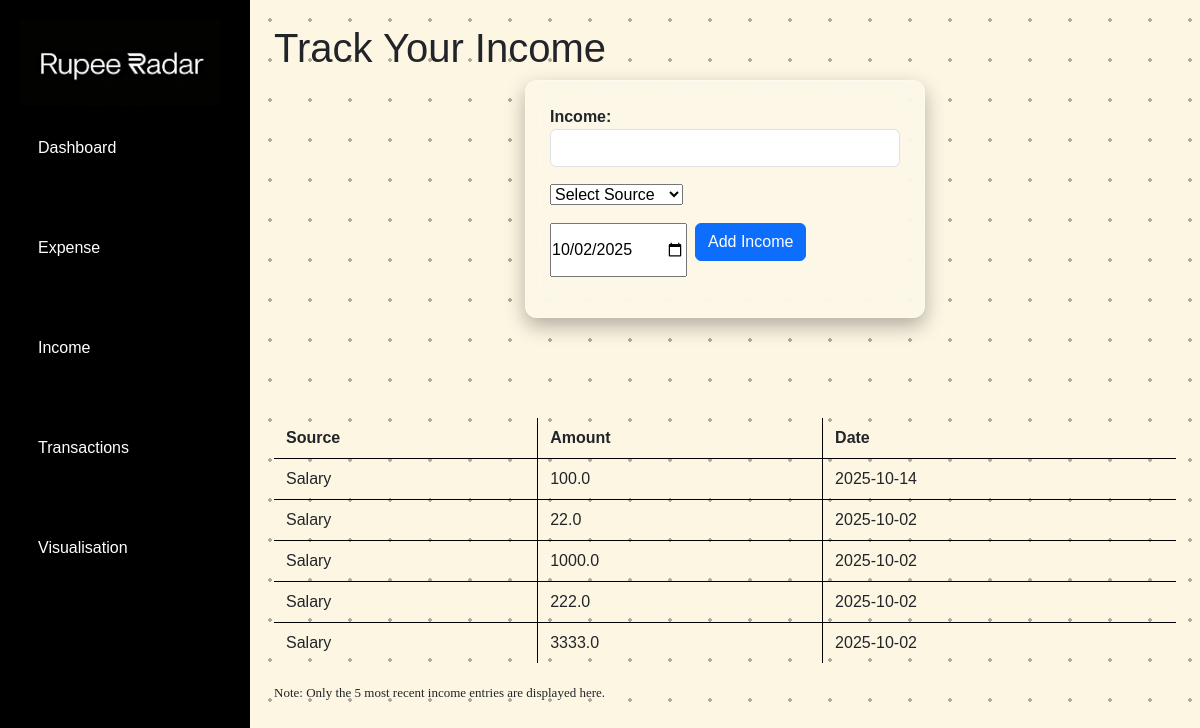
Page /income on the earlier database version.
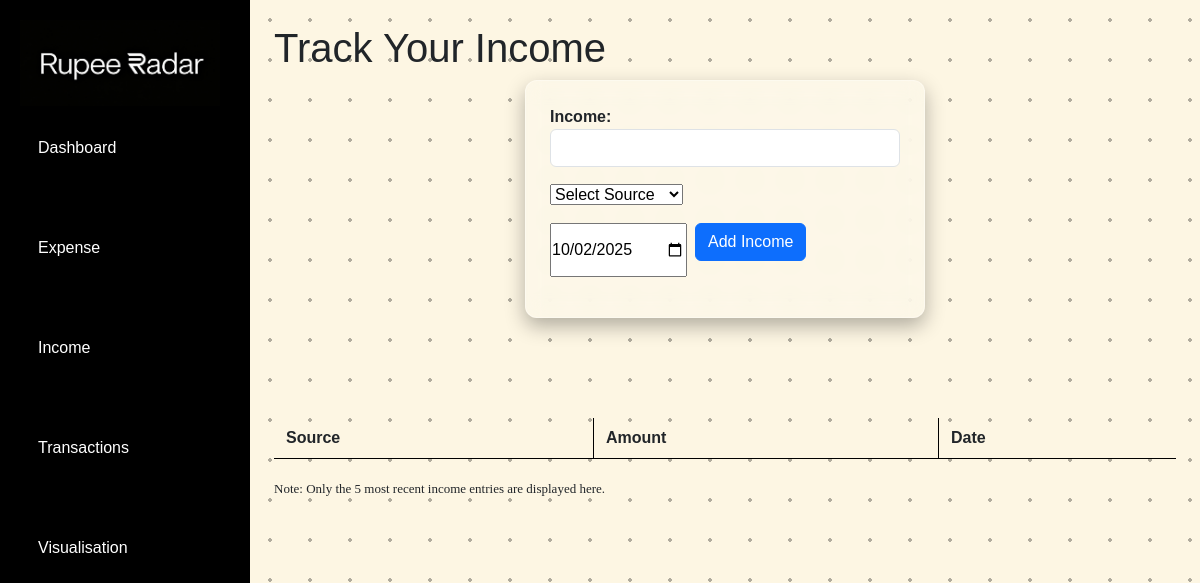
Same page on the later database version.
### app.py (models this page shows)
class Income(db.Model):
    id = db.Column(db.Integer, primary_key=True)
    source = db.Column(db.String(100), nullable=False)
    amount = db.Column(db.Float, nullable=False)
    date = db.Column(db.Date, default= datetime.utcnow,nullable=False)

### app.py (the view, shortened to what this page needs)
@app.route('/income', methods=['GET', 'POST'])
def add_income():
    all_income =  Income.query.order_by(Income.date.desc()).limit(5).all()
    return render_template('income.html', incomes=all_income , srcs = sources)

### templates/income.html (shortened to what this page needs)
{% extends "layout.html" %}
{% block main %}
<h1>Track Your Income</h1>
<div>
    <div class="d-flex justify-content-center align-items-center vh-45">
        <div class="card p-4" style="width: 400px; height: auto;">
            <form id="incomeForm" method="post" action="/income">
                <div class="mb-3">
                    <label class="fhead" for="inamt" class="form-label">Income:</label>
                    <input type="number" class="form-control" id="inamt" name="income" required autofocus autocomplete="off">
                </div>
                <div class="mb-3">
                    <select id="source" name="source" required>
                        <option value="" disabled selected>Select Source</option>
                    </select>
                </div>
                <div class="d-flex gap-2 mb-3">
                    <input name="date" type="date" value="2025-10-02" required />
                    <button type="submit" class="btn btn-primary mb-3">Add Income </button>
                </div>
            </form>
        </div>
    </div>
</div>
<div class="tb-container">
    <table class="minimalist-table">
        <thead>
            <tr>
                <th>Source</th>
                <th>Amount</th>
                <th>Date</th>
            </tr>
        </thead>
        <tbody id="incomeTableBody">
            {% for inc in incomes %}
                <tr>
                <td>{{ inc.source }}</td>
                <td>{{ inc.amount }}</td>
                <td>{{ inc.date }}</td>
                </tr>
            {% endfor %}
        </tbody>
    </table>
    <p style ="font-family:cursive;margin-top: 10px;font-size: small; margin-top: 20px;">
        Note: Only the 5 most recent income entries are displayed here.
    </p>
</div>
{% endblock %}

### templates/layout.html (shortened to what this page needs)
<!DOCTYPE html>
<html lang="en">
<head>
    <link href="https://cdn.jsdelivr.net/npm/bootstrap@5.3.8/dist/css/bootstrap.min.css" rel="stylesheet">
    <link href="../static/styles.css" rel="stylesheet">
    <link rel="stylesheet" href="https://cdn-uicons.flaticon.com/3.0.0/uicons-bold-rounded/css/uicons-bold-rounded.css">
    <link rel="stylesheet" href="https://cdn-uicons.flaticon.com/3.0.0/uicons-regular-straight/css/uicons-regular-straight.css">
    <link rel="stylesheet" href="https://cdn-uicons.flaticon.com/3.0.0/uicons-regular-rounded/css/uicons-regular-rounded.css">
</head>
<body>
    <div class="page-container" style="display: flex; min-height: 100vh;">
        <nav class="side-nav" style="width: 250px; background-color:#000000;  padding:20px; height: auto;">
            <a href="#" class="logo">
                <img src="../static/RRlogo1.png" class="logo-item">
            </a>
            <ul class="nav-links" style="list-style:none; padding:0;">
                <li><a href="dashboard" class="text-white d-flex align-items-center mb-3">Dashboard</a></li>
                <li><a href="expense" class="text-white d-flex align-items-center mb-3">Expense</a></li>
                <li><a href="income" class="text-white d-flex align-items-center mb-3">Income</a></li>
                <li><a href="transactions" class="text-white d-flex align-items-center mb-3">Transactions</a></li>
                <li><a href="graph" class="text-white d-flex align-items-center mb-3">Visualisation</a></li>
            </ul>
        </nav>
        <main class="main-section flex-fill p-4" style ="background-color: #fdf6e3;background-image: radial-gradient(circle, rgba(0,0,0,0.3) 2px, transparent 1px);
    background-size: 40px 40px;" >
            {% block main %}{% endblock %}
        </main>
    </div>
</body>
</html>

### static/styles.css (style rules this page uses)
* { margin: 0; padding: 0; box-sizing: border-box; font-family: "Verdana", sans-serif; }
.fhead { font-family: 'Montserrat', sans-serif; font-weight: 700; }
.side-nav { background-color: rgb(0, 0, 0); width: 250px; height: 100vh; top: 0; left: 0; padding: 20px 30px; }
.logo { display: block; padding: 0px; }
.logo-item { width: 200px; }
.nav-links { list-style: none; position: relative; }
.nav-links li { padding: 15px 0; }
.nav-links li a { text-decoration: none; color: rgb(255, 255, 255); padding: 15px 10px; }
.card { background: rgba(255, 255, 255, 0.2); backdrop-filter: blur(10px); border-radius: 12px; box-shadow: 0 8px 20px rgba(0,0,0,0.3); padding: 20px; border: 1px solid rgba(255,255,255,0.3); transition: transform 0.3s ease, box-shadow 0.3s ease; }
.minimalist-table { border-collapse: separate; border-spacing: 0; width: 100%; border-top: none; border-left: none; }
.minimalist-table th, .minimalist-table td { padding: 8px 12px; border-right: 1px solid black; border-bottom: 1px solid black; }
.minimalist-table th:last-child, .minimalist-table td:last-child { border-right: none; }
.tb-container { margin-top: 100px; }

Differences in the rows shown:
removed Income: source "Salary", amount "100.0", date "2025-10-14"
removed Income: source "Salary", amount "22.0", date "2025-10-02"
removed Income: source "Salary", amount "1000.0", date "2025-10-02"
removed Income: source "Salary", amount "222.0", date "2025-10-02"
removed Income: source "Salary", amount "3333.0", date "2025-10-02"
